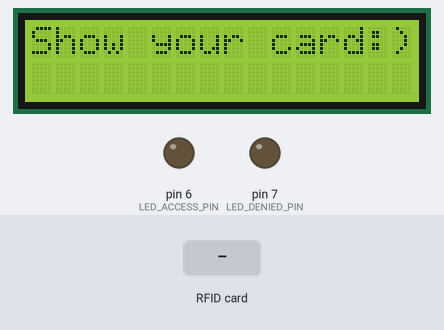
A sketch run on a simulated Arduino Uno, built with avr-gcc and run on an emulated ATmega328P. Shown: 16×2 character LCD, output pins drawn as LEDs (lit = HIGH). Inputs (shaded band) come from the test bench. Pins used as bus, display or sensor lines are not drawn; what the sketch prints to the serial monitor is not drawn.

Above: at 1.3 s.
1.4 s: RFID card 5E 7A 19 C4 held to the reader
At 2.2 s:
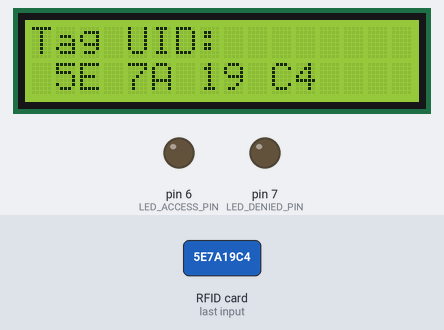
At 5.1 s:
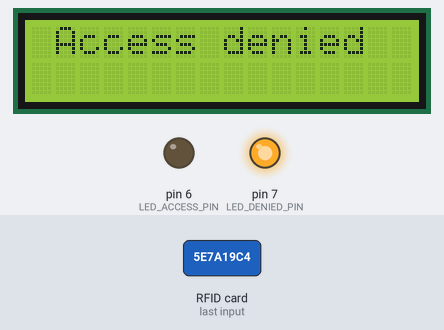
Timing chart, 0 to 9.0 s (numbered marks = the images above; inputs shaded):
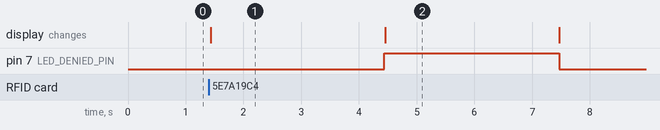

The sketch:

rfid.ino
```cpp
#include <SPI.h>

#include <MFRC522.h>

#include <Wire.h>

#include <LiquidCrystal_I2C.h>


#define SS_PIN 10

#define RST_PIN 9


#define LED_DENIED_PIN 7

#define LED_ACCESS_PIN 6


LiquidCrystal_I2C lcd(0x27,16,2);

MFRC522 mfrc522(SS_PIN, RST_PIN); // Instance of the class


int code[] = {146,114,236,30}; //This is the stored UID (Unlock Card)

int codeRead = 0;

String uidString;


void setup() {

   Serial.begin(9600);

   SPI.begin();       // Init SPI bus

   mfrc522.PCD_Init(); // Init MFRC522

   Serial.println("Arduino RFID reading UID");


   pinMode( LED_DENIED_PIN , OUTPUT);

   pinMode( LED_ACCESS_PIN , OUTPUT);


   lcd.init();

  // Print a message to the LCD.

  lcd.backlight();

  lcd.setCursor(0,0);

  lcd.print("Show your card:)");

}

void loop() {


if ( mfrc522.PICC_IsNewCardPresent())

    {

        if ( mfrc522.PICC_ReadCardSerial())

        {

           lcd.clear();

           Serial.print("Tag UID:");

           lcd.setCursor(0,0);

           lcd.print("Tag UID:");

           lcd.setCursor(0,1);

           for (byte i = 0; i < mfrc522.uid.size; i++) {

                  Serial.print(mfrc522.uid.uidByte[i] < 0x10 ? " 0" : " ");

                  Serial.print(mfrc522.uid.uidByte[i], HEX);


                  lcd.print(mfrc522.uid.uidByte[i] < 0x10 ? " 0" : " ");

                  lcd.print(mfrc522.uid.uidByte[i], HEX);

                //  lcd.print(" ");

            }


            Serial.println();


            int i = 0;

            boolean match = true;

            while(i<mfrc522.uid.size)

            {


               if(!(int(mfrc522.uid.uidByte[i]) == int(code[i])))

               {

                  match = false;

               }

              i++;

            }


            delay(3000);

           lcd.clear();

           lcd.setCursor(0,0);


           if(match)

           {

              digitalWrite( LED_ACCESS_PIN , HIGH);


              lcd.print("Authorized access");


           }else{

              digitalWrite( LED_DENIED_PIN , HIGH);

              lcd.print(" Access denied  ");

             Serial.println("\nUnknown Card");

           }


             Serial.println("============================");


             mfrc522.PICC_HaltA();


             delay(3000);

             reset_state();

        }

}

}

void reset_state()

{

    lcd.clear();

    lcd.setCursor(0,0);

    lcd.print("Show your card:)");


    digitalWrite( LED_ACCESS_PIN , LOW);

    digitalWrite( LED_DENIED_PIN , LOW);

}
```

Measured:
- after the input at 1.4 s, pin 7 (LED_DENIED_PIN): LOW → HIGH after 3.0 s, → LOW 3.0 s later; the display: changes at once (image 1)
- what the display in image 1 shows lasts 3.1 s, from 1.4 s to 4.5 s
